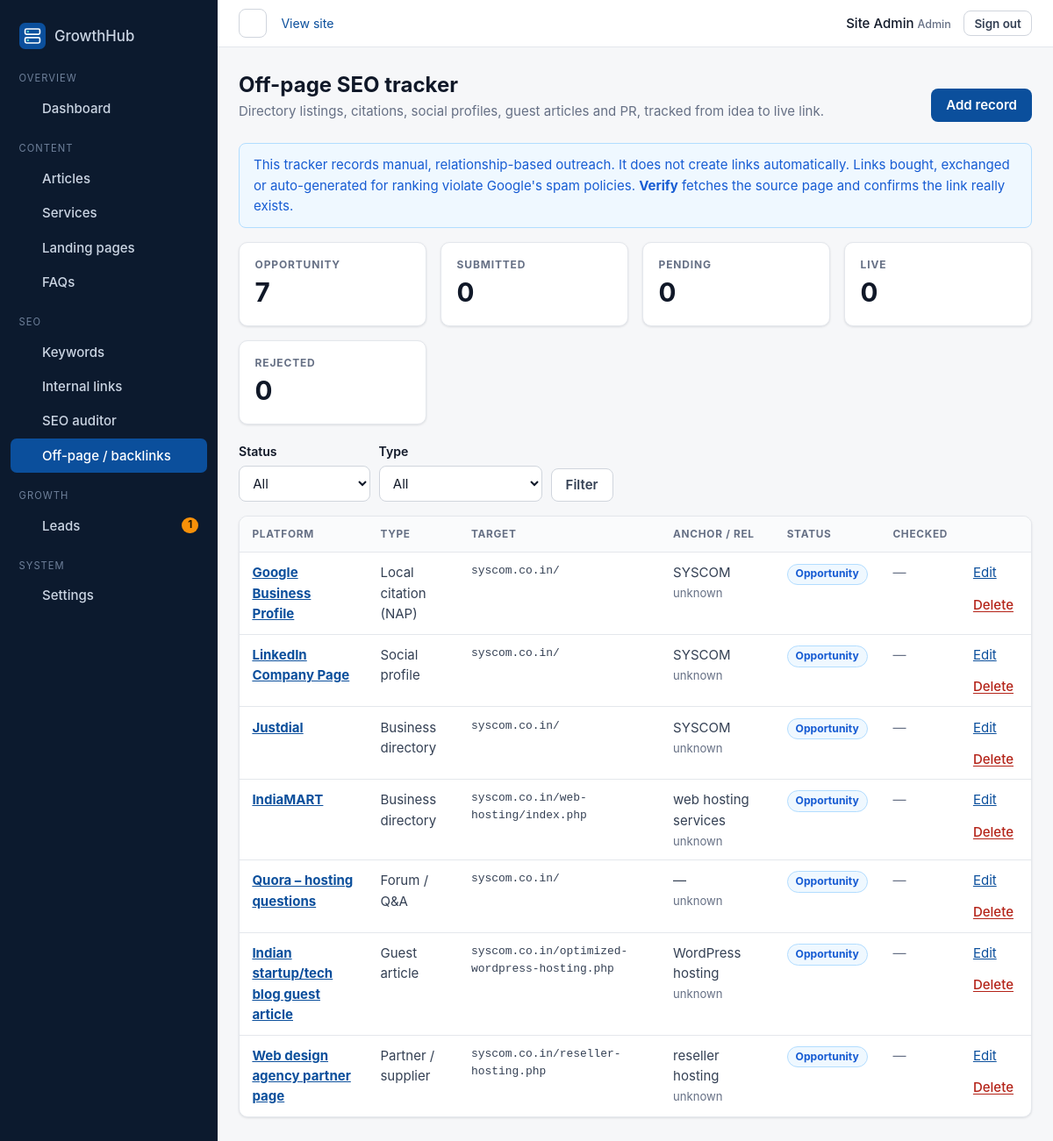
Screenshot of /admin/backlinks/index.php (signed in) with the database file from the repository.
### tables this page shows
CREATE TABLE users (
    id            INT UNSIGNED AUTO_INCREMENT PRIMARY KEY,
    name          VARCHAR(100) NOT NULL,
    email         VARCHAR(190) NOT NULL,
    password_hash VARCHAR(255) NOT NULL,
    role          ENUM('admin', 'editor') NOT NULL DEFAULT 'editor',
    last_login_at DATETIME NULL,
    notifications_seen_at DATETIME NULL,
    created_at    DATETIME NOT NULL DEFAULT CURRENT_TIMESTAMP,
    updated_at    DATETIME NOT NULL DEFAULT CURRENT_TIMESTAMP ON UPDATE CURRENT_TIMESTAMP,
    UNIQUE KEY uq_users_email (email)
);

CREATE TABLE backlinks (
    id          INT UNSIGNED AUTO_INCREMENT PRIMARY KEY,
    platform    VARCHAR(120) NOT NULL,
    type        ENUM('directory', 'social', 'guest_post', 'citation', 'forum', 'pr', 'partner', 'other') NOT NULL DEFAULT 'other',
    source_url  VARCHAR(500) NULL,
    target_url  VARCHAR(500) NOT NULL,
    anchor_text VARCHAR(200) NULL,
    rel         ENUM('follow', 'nofollow', 'ugc', 'sponsored', 'unknown') NOT NULL DEFAULT 'unknown',
    status      ENUM('opportunity', 'submitted', 'pending', 'live', 'rejected') NOT NULL DEFAULT 'opportunity',
    notes       TEXT NULL,
    last_checked_at DATETIME NULL,
    verification_message VARCHAR(255) NULL,
    created_at  DATETIME NOT NULL DEFAULT CURRENT_TIMESTAMP,
    updated_at  DATETIME NOT NULL DEFAULT CURRENT_TIMESTAMP ON UPDATE CURRENT_TIMESTAMP,
    KEY idx_backlinks_status (status),
    KEY idx_backlinks_type (type)
);

### includes/bootstrap.php (called while the page is built, shortened)
<?php
function config(string $key, $default = null)
{
    $value = $GLOBALS['__config'];
    foreach (explode('.', $key) as $part) {
        $value = $value[$part];
    }
    return $value;
}
require APP_ROOT . '/config/database.php';
require APP_ROOT . '/includes/functions.php';
require APP_ROOT . '/includes/auth.php';
require APP_ROOT . '/includes/ui.php';

### includes/auth.php (called while the page is built, shortened)
<?php
function current_user(): ?array
{
    static $user = false;
    if ($user !== false) {
        return $user;
    }
    $id = $_SESSION['user_id'] ?? null;
    $user = $id ? db_one('SELECT id, name, email, role FROM users WHERE id = ?', [$id]) : null;
    return $user;
}
function require_admin(array $roles = ['admin', 'editor']): array
{
    $idle = (int) config('session.idle_timeout');
    $user = current_user();
    return $user;
}

### config/database.php (called while the page is built, shortened)
<?php
function db(): PDO
{
    static $pdo = null;
    if ($pdo instanceof PDO) {
        return $pdo;
    }
    $c = config('db');
    $dsn = sprintf('mysql:host=%s;port=%d;dbname=%s;charset=%s', $c['host'], (int) $c['port'], $c['name'], $c['charset']);
    $pdo = new PDO($dsn, $c['user'], $c['pass'], [
        PDO::ATTR_ERRMODE            => PDO::ERRMODE_EXCEPTION,
        PDO::ATTR_DEFAULT_FETCH_MODE => PDO::FETCH_ASSOC,
        PDO::ATTR_EMULATE_PREPARES   => false,
        PDO::ATTR_STRINGIFY_FETCHES  => false,
    ]);
    $pdo->exec("SET time_zone = '+05:30'");
    return $pdo;
}
function db_query(string $sql, array $params = []): PDOStatement
{
    $stmt = db()->prepare($sql);
    $stmt->execute($params);
    return $stmt;
}
function db_one(string $sql, array $params = []): ?array
{
    $row = db_query($sql, $params)->fetch();
    return $row === false ? null : $row;
}
function db_all(string $sql, array $params = []): array
{
    return db_query($sql, $params)->fetchAll();
}
function db_value(string $sql, array $params = [])
{
    $value = db_query($sql, $params)->fetchColumn();
    return $value === false ? null : $value;
}

### admin/_init.php (called while the page is built, shortened)
<?php
require_once __DIR__ . '/../includes/bootstrap.php';
require_once APP_ROOT . '/includes/admin_ui.php';
require_once APP_ROOT . '/modules/backlinks/backlinks.php';
if (!defined('ADMIN_PUBLIC')) {
    $user = require_admin($ADMIN_ROLES ?? ['admin', 'editor']);
}

### modules/backlinks/backlinks.php (called while the page is built, shortened)
<?php
function backlinks_admin_list(string $status, string $type): array
{
    $clauses = [];
    $params = [];
    $where = $clauses ? ' WHERE ' . implode(' AND ', $clauses) : '';
    return db_all("SELECT * FROM backlinks{$where} ORDER BY FIELD(status, 'live', 'pending', 'submitted', 'opportunity', 'rejected'), updated_at DESC", $params);
}
function backlink_counts(): array
{
    $counts = array_fill_keys(BACKLINK_STATUSES, 0);
    foreach (db_all('SELECT status, COUNT(*) AS n FROM backlinks GROUP BY status') as $row) {
        $counts[$row['status']] = (int) $row['n'];
    }
    return $counts;
}

### admin/backlinks/index.php (the view, shortened to what this page needs)
<?php
require __DIR__ . '/../_init.php';
$status = input('status', '', 'get');
$type = input('type', '', 'get');
$links = backlinks_admin_list($status, $type);
$counts = backlink_counts();
admin_header('Off-page SEO', 'backlinks');
?>
<div class="page-head">
    <div><h1>Off-page SEO tracker</h1><p>Directory listings, citations, social profiles, guest articles and PR, tracked from idea to live link.</p></div>
    <a class="btn btn-primary" href="<?= e(url('/admin/backlinks/edit.php')) ?>">Add record</a>
</div>
<div class="alert alert-info">This tracker records manual, relationship-based outreach. It does not create links automatically. Links bought, exchanged or auto-generated for ranking violate Google's spam policies. <strong>Verify</strong> fetches the source page and confirms the link really exists.</div>
<div class="stats">
    <?php foreach ($counts as $s => $n): ?>
        <a class="stat" href="<?= e(url('/admin/backlinks/?status=' . $s)) ?>"><div class="stat-label"><?= e(ucfirst($s)) ?></div><div class="stat-value"><?= $n ?></div></a>
    <?php endforeach; ?>
</div>
<form class="filters" method="get">
    <div class="field"><label for="status">Status</label><select id="status" name="status"><option value="">All</option>
        <?php foreach (BACKLINK_STATUSES as $s): ?><option value="<?= $s ?>"<?= $status === $s ? ' selected' : '' ?>><?= ucfirst($s) ?></option><?php endforeach; ?></select></div>
    <div class="field"><label for="type">Type</label><select id="type" name="type"><option value="">All</option>
        <?php foreach (BACKLINK_TYPES as $k => $l): ?><option value="<?= $k ?>"<?= $type === $k ? ' selected' : '' ?>><?= e($l) ?></option><?php endforeach; ?></select></div>
    <button class="btn btn-outline" type="submit">Filter</button>
</form>
<?php if ($links): ?>
<div class="table-wrap"><table>
    <thead><tr><th>Platform</th><th>Type</th><th>Target</th><th>Anchor / rel</th><th>Status</th><th>Checked</th><th><span class="visually-hidden">Actions</span></th></tr></thead>
    <tbody>
    <?php foreach ($links as $l): ?>
        <tr>
            <td><a href="<?= e(url('/admin/backlinks/edit.php?id=' . $l['id'])) ?>"><strong><?= e($l['platform']) ?></strong></a>
                <?php if ($l['source_url']): ?><span class="sub"><?= e(str_limit($l['source_url'], 60)) ?></span><?php endif; ?></td>
            <td><?= e(BACKLINK_TYPES[$l['type']] ?? $l['type']) ?></td>
            <td class="mono"><?= e(str_limit(preg_replace('#^https?://#', '', $l['target_url']), 45)) ?></td>
            <td><?= e($l['anchor_text'] ?: '—') ?><span class="sub"><?= e($l['rel']) ?></span></td>
            <td><?= status_badge($l['status']) ?></td>
            <td class="nowrap muted"><?= e(time_ago($l['last_checked_at'])) ?></td>
            <td><div class="row-actions">
                <a href="<?= e(url('/admin/backlinks/edit.php?id=' . $l['id'])) ?>">Edit</a>
                <?= action_button('', 'Delete', ['id' => $l['id'], 'action' => 'delete'], 'btn-link danger', 'Delete this record?') ?>
            </div></td>
        </tr>
    <?php endforeach; ?>
    </tbody>
</table></div>
<?php else: ?>
    <?= admin_empty('No records match.', url('/admin/backlinks/edit.php'), 'Add a record') ?>
<?php endif; ?>

### includes/admin_ui.php (shortened to what this page needs)
<?php
function admin_header(string $title, string $active = ''): void
{
    echo render_partial(APP_ROOT . '/admin/partials/layout-top.php', ['title' => $title, 'active' => $active, 'user' => current_user()]);
}
function admin_footer(): void
{
    echo render_partial(APP_ROOT . '/admin/partials/layout-bottom.php');
}
function action_button(string $action, string $label, array $fields = [], string $class = 'btn-link', string $confirm = ''): string
{
    $html = '<form method="post" action="' . e($action) . '" class="inline-form"' . ($confirm ? ' data-confirm="' . e($confirm) . '"' : '') . '>' . csrf_field();
    foreach ($fields as $k => $v) {
        $html .= '<input type="hidden" name="' . e($k) . '" value="' . e($v) . '">';
    }
    return $html . '<button type="submit" class="btn ' . e($class) . '">' . e($label) . '</button></form>';
}
function time_ago(?string $date): string
{
    if (!$date) {
        return '—';
    }
    return 'just now';
}

### admin/partials/layout-top.php (shortened to what this page needs)
<?php
$sections = [
    'Overview' => [
        'dashboard' => ['/admin/dashboard.php', 'Dashboard', 'trending'],
    ],
    'Content' => [
        'posts'    => ['/admin/posts/', 'Articles', 'book'],
        'services' => ['/admin/services/', 'Services', 'server'],
        'landing'  => ['/admin/landing-pages/', 'Landing pages', 'zap'],
        'faqs'     => ['/admin/faqs/', 'FAQs', 'headset'],
    ],
    'SEO' => [
        'keywords'  => ['/admin/keywords/', 'Keywords', 'search'],
        'links'     => ['/admin/links/', 'Internal links', 'layers'],
        'audits'    => ['/admin/audits/', 'SEO auditor', 'shield'],
        'backlinks' => ['/admin/backlinks/', 'Off-page / backlinks', 'globe'],
    ],
    'Growth' => [
        'leads' => ['/admin/leads/', 'Leads', 'users'],
    ],
];
if (($user['role'] ?? '') === 'admin') {
    $sections['System'] = ['settings' => ['/admin/settings/', 'Settings', 'cpu']];
}
$newLeads = (int) db_value("SELECT COUNT(*) FROM leads WHERE status = 'new'");
?>
<!doctype html>
<html lang="en">
<head>
    <link rel="stylesheet" href="<?= e(asset('css/admin.css')) ?>">
</head>
<body class="admin">
<div class="admin-shell">
    <aside class="sidebar" id="sidebar">
        <a class="sidebar-brand" href="<?= e(url('/admin/dashboard.php')) ?>">
            <img src="<?= e(url('/assets/images/logo.svg')) ?>" alt="" width="30" height="30">
            <span>GrowthHub</span>
        </a>
        <nav aria-label="Admin">
            <?php foreach ($sections as $heading => $items): ?>
                <p class="nav-heading"><?= e($heading) ?></p>
                <ul>
                    <?php foreach ($items as $key => [$href, $label, $ic]): ?>
                        <li>
                            <a href="<?= e(url($href)) ?>"<?= $active === $key ? ' aria-current="page"' : '' ?>>
                                <?= icon($ic, 'icon icon-sm') ?> <span><?= e($label) ?></span>
                                <?php if ($key === 'leads' && $newLeads > 0): ?><span class="nav-count" title="New leads"><?= $newLeads ?></span><?php endif; ?>
                            </a>
                        </li>
                    <?php endforeach; ?>
                </ul>
            <?php endforeach; ?>
        </nav>
    </aside>
    <div class="admin-body">
        <header class="topbar">
            <button class="btn btn-icon sidebar-toggle" type="button" aria-controls="sidebar" aria-expanded="false">
                <?= icon('menu', 'icon icon-sm') ?><span class="visually-hidden">Toggle navigation</span>
            </button>
            <a class="topbar-site" href="<?= e(url('/')) ?>" target="_blank" rel="noopener">View site <?= icon('external', 'icon icon-xs') ?></a>
            <div class="topbar-user">
                <span><?= e($user['name'] ?? '') ?> <small class="role"><?= e($user['role'] ?? '') ?></small></span>
                <form method="post" action="<?= e(url('/admin/logout.php')) ?>" class="inline-form">
                    <button class="btn btn-sm btn-outline" type="submit">Sign out</button>
                </form>
            </div>
        </header>
        <main id="admin-main" class="admin-main" tabindex="-1">

### includes/functions.php (shortened to what this page needs)
<?php
function e($value): string
{
    return htmlspecialchars((string) ($value ?? ''), ENT_QUOTES | ENT_SUBSTITUTE | ENT_HTML5, 'UTF-8');
}
function base_path(): string
{
    static $path = null;
    if ($path === null) {
        $path = rtrim((string) parse_url(config('app.base_url'), PHP_URL_PATH), '/');
    }
    return $path;
}
function url(string $path = '/'): string
{
    $path = '/' . ltrim($path, '/');
    return base_path() . ($path === '/' ? '/' : $path);
}
function asset(string $path): string
{
    $file = APP_ROOT . '/assets/' . ltrim($path, '/');
    $version = is_file($file) ? filemtime($file) : 0;
    return url('/assets/' . ltrim($path, '/')) . '?v=' . $version;
}
function input(string $key, string $default = '', string $source = 'post'): string
{
    $bag = $source === 'get' ? $_GET : $_POST;
    $value = $bag[$key] ?? $default;
    return is_string($value) ? trim($value) : $default;
}
function str_limit(string $text, int $limit, string $end = '…'): string
{
    $text = trim(preg_replace('/\s+/', ' ', $text));
    if (mb_strlen($text) <= $limit) {
        return $text;
    }
    $cut = mb_substr($text, 0, $limit - mb_strlen($end));
    return rtrim($cut, " ,.;:-") . $end;
}
function render_partial(string $file, array $vars = []): string
{
    extract($vars, EXTR_SKIP);
    require $file;
    return (string) ob_get_clean();
}
function status_badge(string $status): string
{
    $map = [
        'published' => 'success', 'live' => 'success', 'active' => 'success', 'won' => 'success', 'mapped' => 'success',
        'draft' => 'muted', 'paused' => 'muted', 'closed' => 'muted', 'inactive' => 'muted', 'archived' => 'muted',
        'new' => 'info', 'opportunity' => 'info', 'researching' => 'info',
        'pending' => 'warning', 'submitted' => 'warning', 'contacted' => 'warning', 'qualified' => 'warning', 'targeting' => 'warning',
        'rejected' => 'danger', 'lost' => 'danger', 'spam' => 'danger',
    ];
    $tone = $map[strtolower($status)] ?? 'muted';
    return '<span class="badge badge-' . $tone . '">' . e(ucfirst($status)) . '</span>';
}

### rows the page displays
users: name "Site Admin", role "Admin"
backlinks: platform "Google Business Profile", type "Local citation (NAP)", target_url "syscom.co.in/", anchor_text "SYSCOM", rel "unknown", status "Opportunity", last_checked_at "—"
backlinks: platform "LinkedIn Company Page", type "Social profile", target_url "syscom.co.in/", anchor_text "SYSCOM", rel "unknown", status "Opportunity", last_checked_at "—"
backlinks: platform "Justdial", type "Business directory", target_url "syscom.co.in/", anchor_text "SYSCOM", rel "unknown", status "Opportunity", last_checked_at "—"
backlinks: platform "IndiaMART", type "Business directory", target_url "syscom.co.in/web-hosting/index.php", anchor_text "web hosting services", rel "unknown", status "Opportunity", last_checked_at "—"
backlinks: platform "Quora – hosting questions", type "Forum / Q&A", target_url "syscom.co.in/", anchor_text "—", rel "unknown", status "Opportunity", last_checked_at "—"
backlinks: platform "Indian startup/tech blog guest article", type "Guest article", target_url "syscom.co.in/optimized-wordpress-hosting.php", anchor_text "WordPress hosting", rel "unknown", status "Opportunity", last_checked_at "—"
backlinks: platform "Web design agency partner page", type "Partner / supplier", target_url "syscom.co.in/reseller-hosting.php", anchor_text "reseller hosting", rel "unknown", status "Opportunity", last_checked_at "—"

### other values shown
$heading "OVERVIEW"
$label "Dashboard"
$heading "CONTENT"
$label "Articles"
$label "Services"
$label "Landing pages"
$label "FAQs"
$heading "SEO"
$label "Keywords"
$label "Internal links"
$label "SEO auditor"
$label "Off-page / backlinks"
$heading "GROWTH"
$label "Leads"
$newLeads "1"
